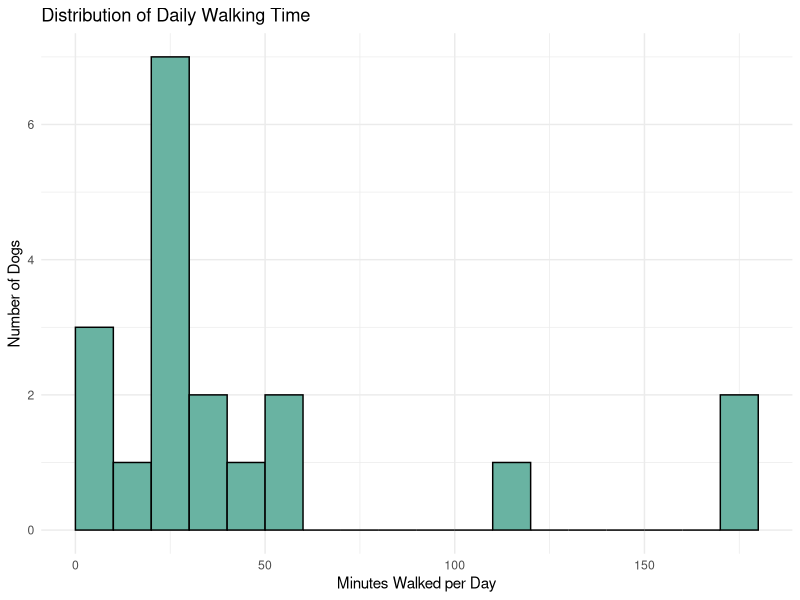
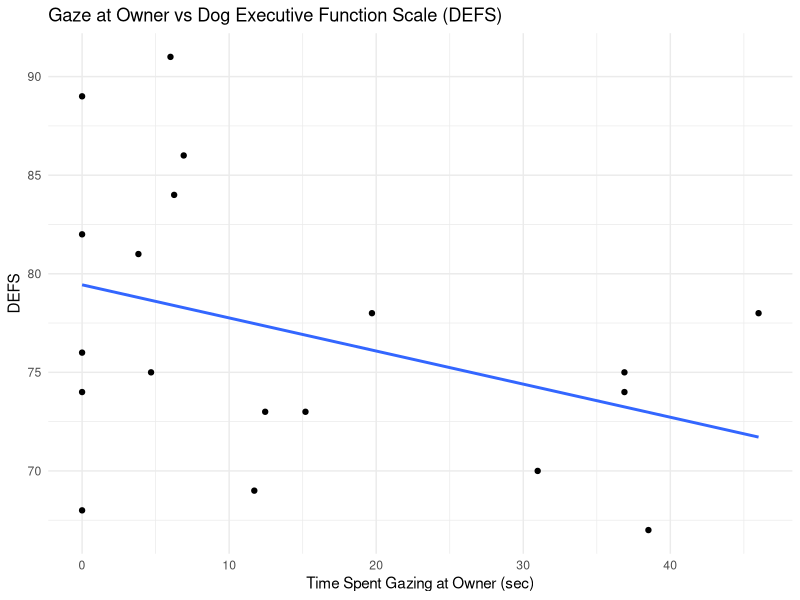
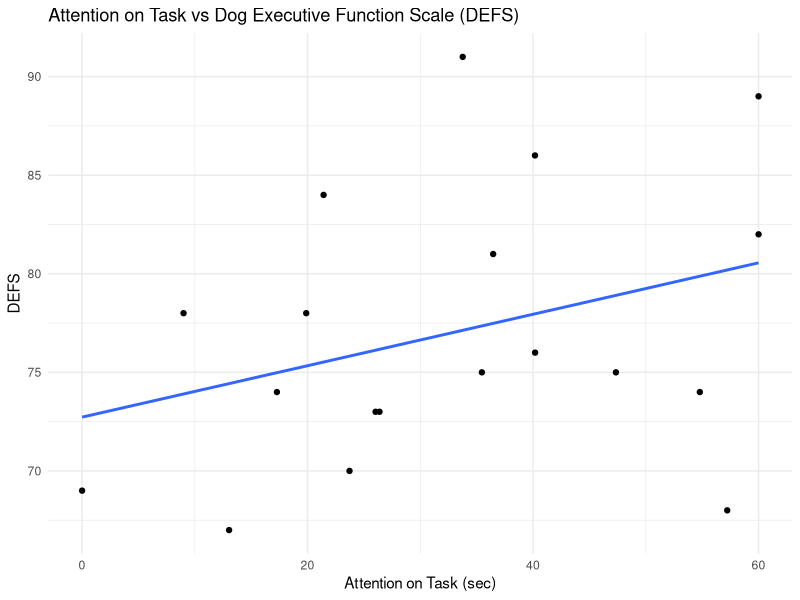
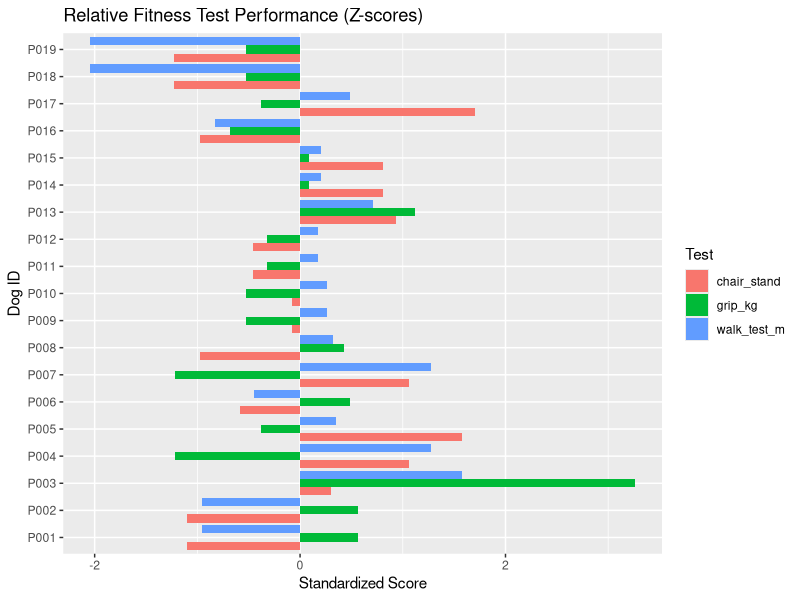

Recreate these plots in R, in order.
## ---- chunk 1
rm(list = ls())
knitr::opts_chunk$set(echo = TRUE)
## ---- chunk 2
# reading in packages
library(tidyverse)
library(ggplot2)
library(dplyr)
library(readr)
## ---- chunk 3
# read in the data
Dog_Data <- read.csv("Reproducibility Project.csv")
## ---- chunk 4
activity_summary <- Dog_Data %>%
  group_by(owner) %>%
  summarise(
    Avg_Cardio_Hrs = mean(Hrs_Cardio, na.rm = TRUE),
    Walks_Per_Week = mean(Walk_P_Week, na.rm = TRUE),
    Vigorous_Days = mean(Vig_Day_P_Wk, na.rm = TRUE),
    Moderate_Days = mean(Mod_day_wk, na.rm = TRUE)
  )

print(activity_summary)
## ---- chunk 5
ggplot(Dog_Data, aes(x = Walk_min_day)) +
  geom_histogram(binwidth = 10, fill = "#69b3a2", color = "black", boundary = 0) +
  labs(
    title = "Distribution of Daily Walking Time",
    x = "Minutes Walked per Day",
    y = "Number of Dogs"
  ) +
  theme_minimal()
## ---- chunk 6
ggplot(Dog_Data, aes(x = gaze_owner, y = DEFS)) +
  geom_point() +
  geom_smooth(method = "lm", se = FALSE) +
  labs(
    title = "Gaze at Owner vs Dog Executive Function Scale (DEFS)",
    x = "Time Spent Gazing at Owner (sec)",
    y = "DEFS"
  ) +
  theme_minimal()

## ---- chunk 7
ggplot(Dog_Data, aes(x = att_task, y = DEFS)) +
  geom_point() +
  geom_smooth(method = "lm", se = FALSE) +
  labs(
    title = "Attention on Task vs Dog Executive Function Scale (DEFS)",
    x = "Attention on Task (sec)",
    y = "DEFS"
  ) +
  theme_minimal()

## ---- chunk 8
fitness_z <- Dog_Data %>%
  select(dog, walk_test_m, chair_stand, grip_kg) %>%
  pivot_longer(cols = -dog, names_to = "Test", values_to = "RawScore") %>%
  group_by(Test) %>%
  mutate(Z_Score = (RawScore - mean(RawScore, na.rm = TRUE)) / sd(RawScore, na.rm = TRUE))

# Plot
ggplot(fitness_z, aes(x = dog, y = Z_Score, fill = Test)) +
  geom_col(position = "dodge") +
  labs(
    title = "Relative Fitness Test Performance (Z-scores)",
    x = "Dog ID",
    y = "Standardized Score"
  ) +
  coord_flip() # horizontal bars for clarity

